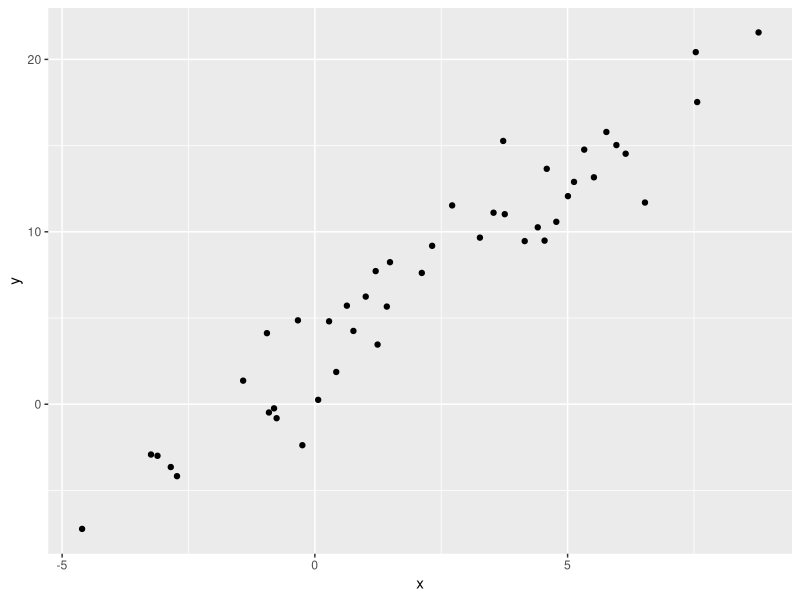

Here is the R script that generated this plot:
## ---- chunk 1
library(tidyverse)
library(broom)
library(caret)
## ---- chunk 2
linear_df <- data.frame(x=rnorm(45,mean=2,sd=3.5))
linear_df <- linear_df %>% mutate(y=2*x+3+rnorm(45,sd=2))
linear_df %>% ggplot(aes(x=x,y=y)) + geom_point()
## ---- chunk 3
return_rss <- function(coeffs,data=linear_df){
  m <- coeffs[1]
  b <- coeffs[2]
  y_hat <- m*linear_df$x + b
  rss <- sum((linear_df$y - y_hat)^2)
}
## ---- chunk 4
(return_rss(c(1,1)))
## ---- chunk 5
optim(c(1,1),return_rss)$par
## ---- chunk 6
coefficients(lm(y~x,data=linear_df))
